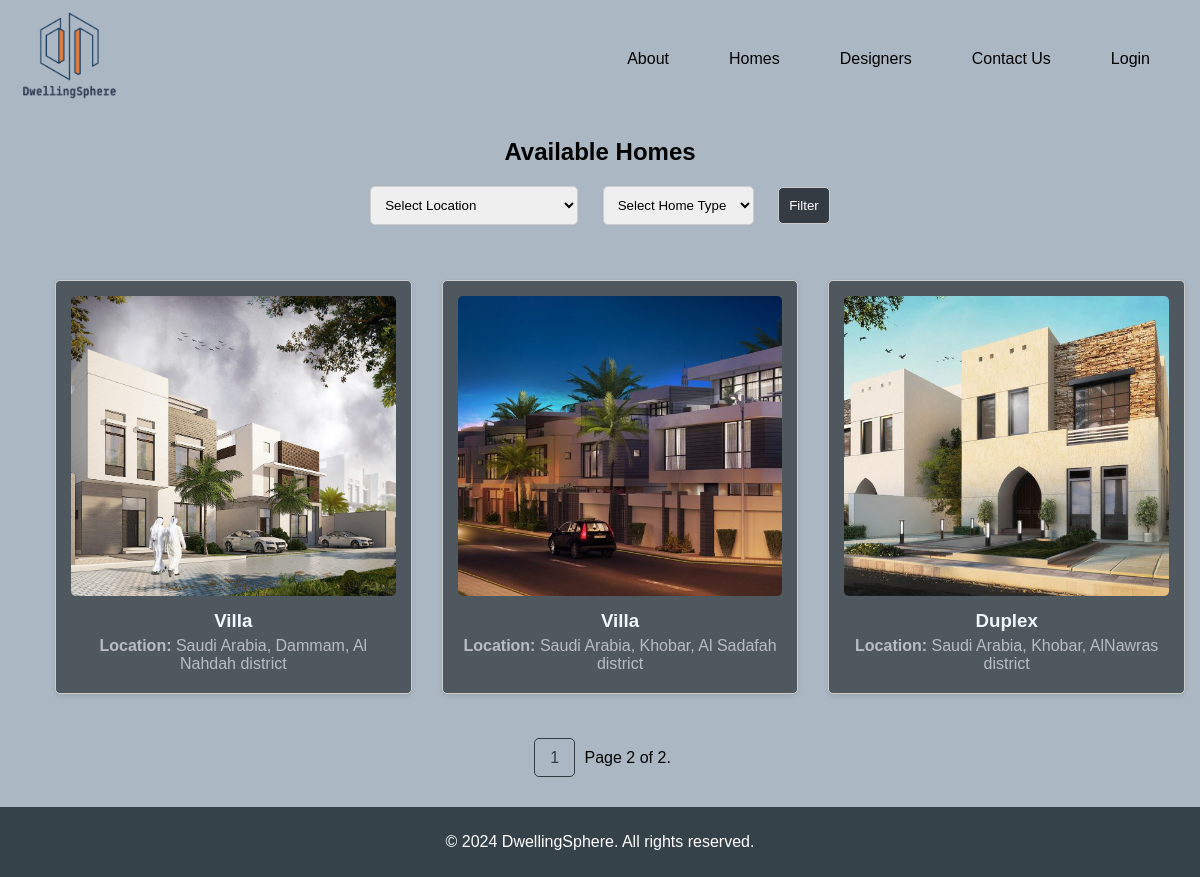
The page /homes/list/?page=2 on the database as committed earlier.
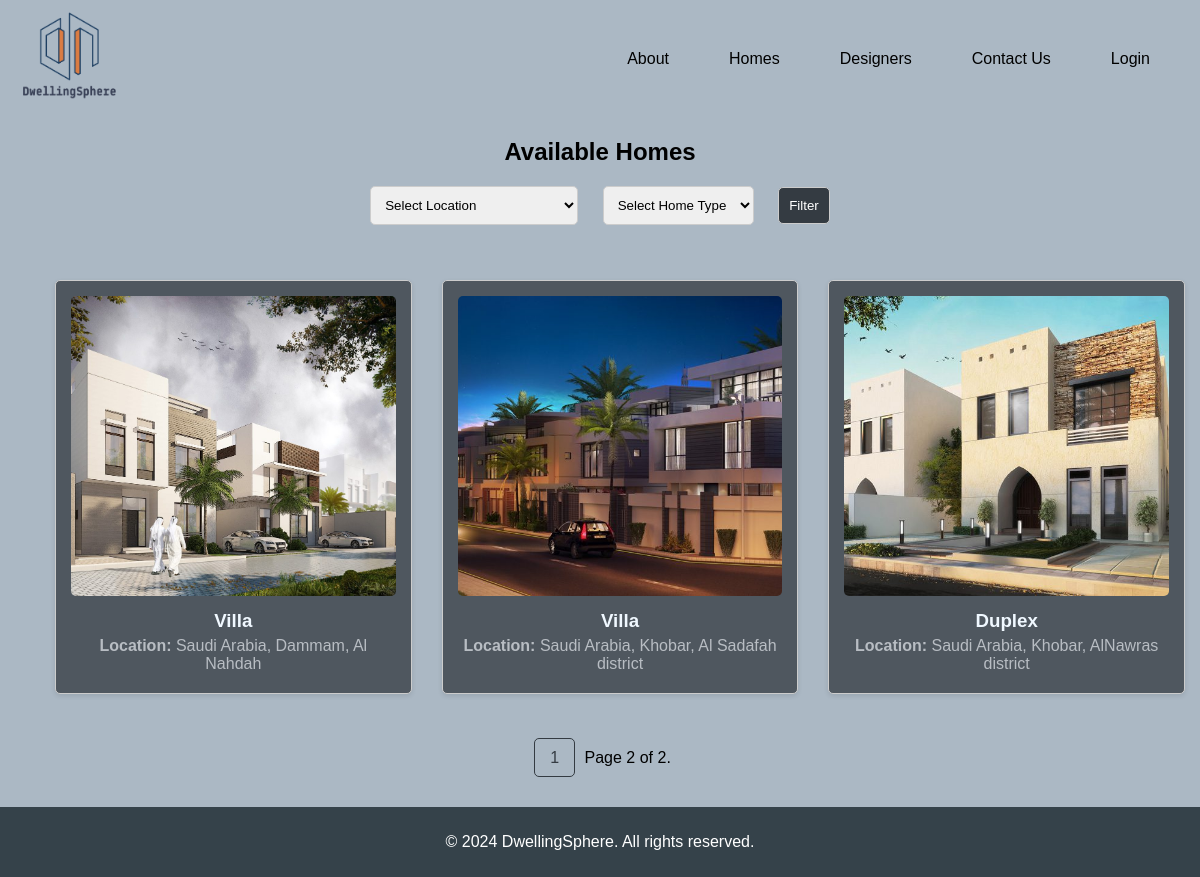
The same page on the database as committed later.
### homes/models.py (models this page shows, shortened)
class Home(models.Model):
    title = models.CharField(max_length=200)
    contact = models.TextField()
    price = models.DecimalField(max_digits=10, decimal_places=2)
    location = models.CharField(max_length=200)
    size = models.IntegerField()
    bedrooms = models.IntegerField()
    bathrooms = models.IntegerField()
    img = models.ImageField(upload_to='images/', blank=True, null=True)

### homes/views.py (the view)
# urls.py: path('list/', views.home_list, name='home_list'),  # URL for viewing the list of homes
def home_list(request):
    location = request.GET.get('location')
    title = request.GET.get('title')
    homes = Home.objects.all()
    if location:
        homes = homes.filter(location=location)
    if title:
        homes = homes.filter(title=title)
    paginator = Paginator(homes, 9)  # Show 9 homes per page
    page_number = request.GET.get('page')
    page_obj = paginator.get_page(page_number)
    return render(request, 'homes/home_list.html', {'page_obj': page_obj})

### homes/templates/homes/home_list.html (shortened to what this page needs)
{% extends 'main_app/base.html' %}
{% load static %}
{% block content %}
<h2>Available Homes</h2>
<div class="filter-container">
    <form method="GET" action="">
        <select name="location">
            <option value="">Select Location</option>
        </select>
        <select name="title">
            <option value="">Select Home Type</option>
        </select>
        <button type="submit">Filter</button>
    </form>
</div>
<div class="home-list-container">
    {% if page_obj %}
        {% for home in page_obj %}
            <div class="home-card">
                <a href="{% url 'homes:home_detail' home.id %}">
                    {% if home.img %}
                        <img src="{{ home.img.url }}" alt="{{ home.title }}">
                    {% endif %}
                    <div class="home-details">
                        <h3>{{ home.title }}</h3>
                        <p><strong>Location:</strong> {{ home.location }}</p>
                    </div>
                </a>
            </div>
        {% endfor %}
    {% else %}
        <p>No homes available at the moment.</p>
    {% endif %}
</div>
<div class="pagination">
    <span class="step-links">
        {% if page_obj.has_previous %}
            <a href="?page=1">1</a>
        {% endif %}
        <span class="current">
            Page {{ page_obj.number }} of {{ page_obj.paginator.num_pages }}.
        </span>
    </span>
</div>
{% endblock %}

Rows that differ between the two databases and show on the page:
changed Home: location "Saudi Arabia, Dammam, Al Nahdah district" → "Saudi Arabia, Dammam, Al Nahdah"
